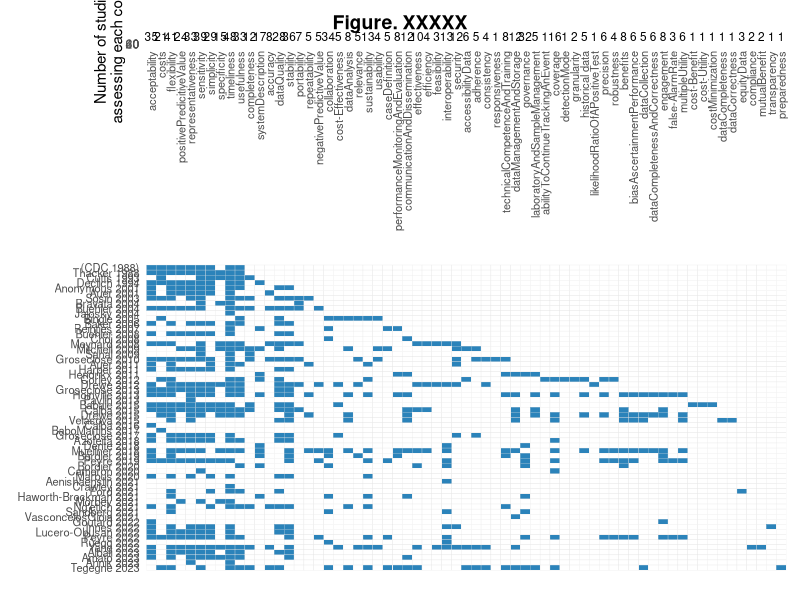

The R source for this figure:
## ---- chunk 1
###0. Prepare Packages###

# install.packages(c("readr","dplyr","tidyr","ggplot2","cowplot","here"))

library(readr)
library(dplyr)
library(tidyr)
library(ggplot2)
library(cowplot)
library(here)
fig_dir <- here::here("figures")       
if (!dir.exists(fig_dir)) dir.create(fig_dir)

###1. Prepare data###
df <- read_csv("../data_raw/phes_ef_all_concept_long_workbook.csv") %>%
  filter(
    !scr_term %in% c("missing", "FALSE"),
    !is.na(scr_term)
    ) %>%
  mutate(year = as.numeric(year))

###2. set the chronical order for the data###
term_years <- df %>%
  group_by(scr_term) %>%
  summarise(first_year = min(year, na.rm = TRUE), .groups = "drop") %>%
  arrange(first_year, scr_term)

study_years <- df %>%
  group_by(study_id) %>%
  summarise(first_year = min(year, na.rm = TRUE), .groups = "drop") %>%
  arrange(first_year, study_id)

terms_order <- term_years$scr_term
study_order <- study_years$study_id

df <- df %>%
  mutate(
    scr_term = factor(scr_term, levels = terms_order, ordered = TRUE),
    study_id = factor(study_id, levels = study_order, ordered = TRUE)
  )
###3. term count###
term_counts <- tibble(scr_term = terms_order) %>%
  left_join(count(df, scr_term, name = "count"), by = "scr_term") %>%
  mutate(count = coalesce(count, 0)) %>%
  arrange(factor(scr_term, levels = terms_order))

max_count <- max(term_counts$count)

###4. Bar plot###
bar_plot <- ggplot(term_counts,
                   aes(x = factor(scr_term, levels = terms_order),
                       y = count)) +
  geom_col(width = 1, fill = "#2B83BA") +
  geom_text(aes(label = count), vjust = -0.35, size = 3) +
  labs(x = NULL,
       y = "Number of studies\nassessing each concept") +
  theme_minimal(base_size = 11) +
  theme(
    axis.text.x  = element_text(angle = 90, vjust = 0.5, hjust = 1, size = 8),
    axis.ticks.x = element_blank(),
    panel.grid   = element_blank(),
    panel.border = element_blank(),
    axis.line    = element_blank(),
    axis.title.y = element_text(margin = margin(r = 0)),
    plot.margin  = margin(12, 10, 24, 10)
  ) +
  coord_cartesian(ylim = c(0, max_count * 1.25), clip = "off") +
  scale_x_discrete(limits = terms_order, drop = FALSE, expand = c(0, 0))

###5. heatmap ###
heatmap_data <- df %>%
  mutate(study_id = factor(study_id, levels = study_order, ordered = TRUE),
    scr_term = factor(scr_term, levels = terms_order, ordered = TRUE)
  ) %>%
  distinct(study_id, scr_term) %>%
  mutate(value = 1) %>%
  tidyr::complete(study_id, scr_term, fill = list(value = 0))

heatmap_plot <- ggplot(heatmap_data,
                       aes(x = scr_term,
                           y = study_id,
                           fill = value)) +
  geom_tile(color = "grey90") +
  scale_fill_gradient(low = "white", high = "#2B83BA") +
  scale_x_discrete(limits = terms_order, drop = FALSE, expand = c(0, 0)) +
  scale_y_discrete(limits = rev(study_order),   ### make sure it's chronical
                   expand = c(0.04, 0)) +
  labs(x = NULL, y = NULL) +
  theme_minimal(base_size = 11) +
  theme(
    legend.position   = "none",
    axis.text.x       = element_blank(),
    axis.ticks        = element_blank(),
    axis.text.y       = element_text(size = 8, lineheight = 1.15),
    panel.grid        = element_blank(),
    panel.border      = element_blank(),
    axis.line         = element_blank(),
    plot.margin       = margin(2, 10, 12, 10)
  )

###6. combine bargraph and heatmap###
aligned <- cowplot::align_plots(bar_plot, heatmap_plot,
                                align = "v", axis = "lr")

combined_plot <- cowplot::plot_grid(
  cowplot::ggdraw() +
    cowplot::draw_label("Figure. XXXXX",
                        fontface = "bold", size = 14, hjust = 0.5),
  # combine
  cowplot::plot_grid(aligned[[1]], aligned[[2]],
                     ncol = 1, rel_heights = c(3, 5)),
  ncol = 1,
  rel_heights = c(0.08, 1)
)

###7. save the figure###
ggsave(
  filename = file.path(fig_dir, "upset_bar_heatmap.pdf"), 
  plot = combined_plot,
  width = 24, height = 13, units = "in", dpi = 300)

